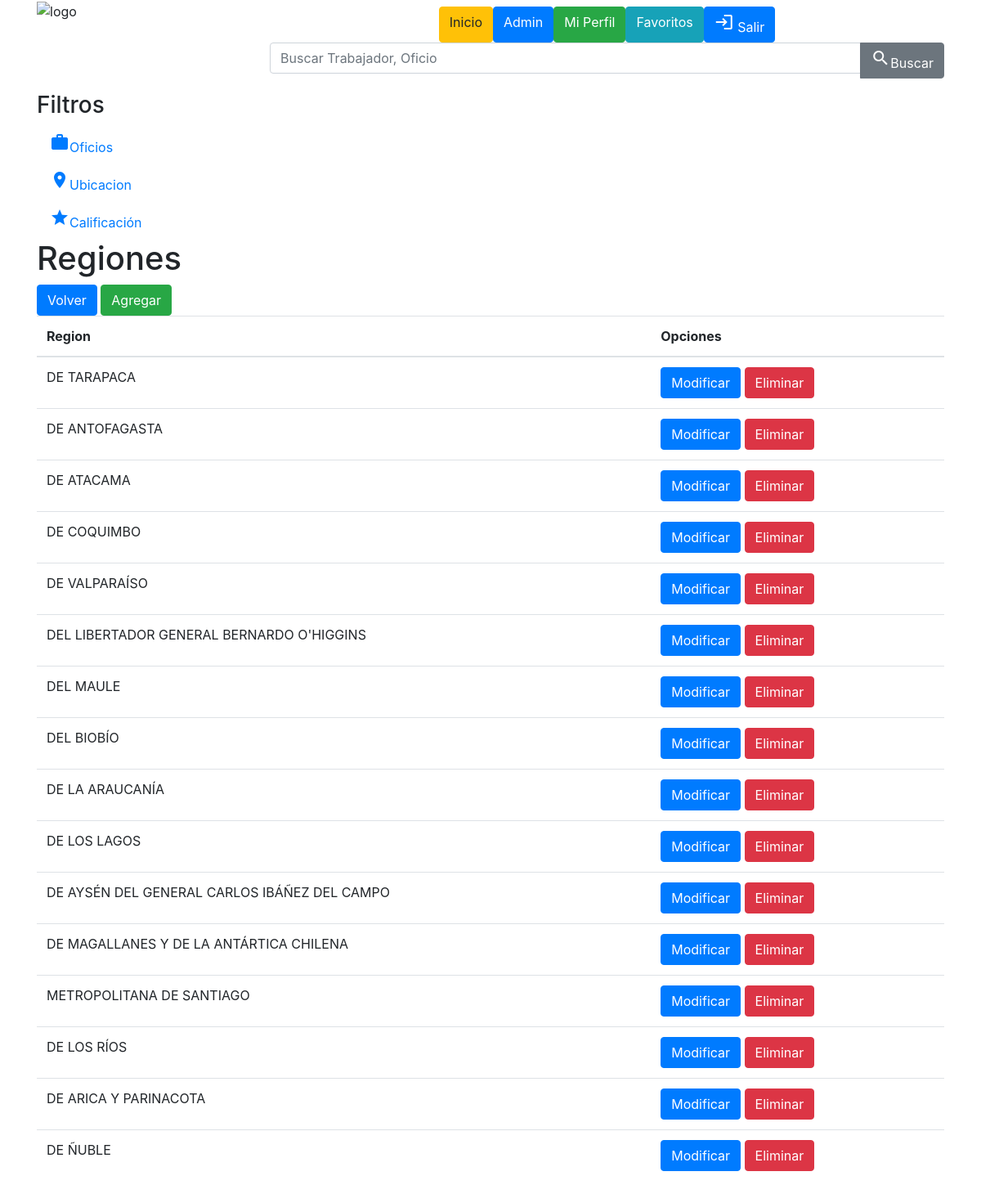
The page /admin/regiones/index.php (signed in) on the database its author committed.
### tables this page shows
CREATE TABLE IF NOT EXISTS `region` (
  `id_region` int NOT NULL AUTO_INCREMENT,
  `nombre_region` varchar(100) NOT NULL,
  `borrado` datetime DEFAULT NULL,
  PRIMARY KEY (`id_region`) USING BTREE
);

### config.php (called while the page is built)
<?php
    $site_config['PDO']['server']="127.0.0.1";
    $site_config['PDO']['db']="chileworkads";
    $site_config['PDO']['user']="chileworkads";
    $site_config['PDO']['pass']="chileworkads";
    $site_config['SITE']['base']=dirname(__FILE__).'/';
    $site_config['SITE']['URL']="http://190.47.174.39/chileworkads/";

### class/Db.php (called while the page is built, shortened)
<?php
class Db
{
    private $_host;
    private $_username;
    private $_password;
    private $_database;
    public $_connection;
    public function __construct()
    {
        global $site_config;
        require_once($site_config['SITE']['base'] . "//config.php");
        $this->_host = $site_config['PDO']['server'];
        $this->_database = $site_config['PDO']['db'];
        $this->_username = $site_config['PDO']['user'];
        $this->_password = $site_config['PDO']['pass'];
        if (!isset($this->_connection)) {
            return $this->conectar();
        }
    }
    private function conectar(){
            $this->_connection = mysqli_connect($this->_host, $this->_username, $this->_password, $this->_database);
            return TRUE;
    }
    function seleccionarObject($query = NULL,$obj=NULL)
    {
        $result = $this->_connection->query($query);
        if ($result->num_rows > 0) {
            $array = [];
          while($row = $result->fetch_object($obj)) {
            $array[] = $row;
          }
          return $array;
        }
    }
}

### functions.php (called while the page is built, shortened)
<?php
global $site_config;
require_once('config.php');
require_once($site_config['SITE']['base'] . '/class/Db.php');
require_once($site_config['SITE']['base'] . '/class/Region.php');
function regiones($filtro=[]){
    $conn = new Db();
    $query="SELECT *
        FROM region
        WHERE borrado IS NULL";
    return $conn->seleccionarObject($query,"Region");
}

### class/Region.php (called while the page is built, shortened)
<?php
include_once("Db.php");
class Region
{
    private $id_region;
    private $nombre_region;
    public function getId(){
        return $this->id_region;
    }
    public function getNombreRegion(){
        return $this->nombre_region;
    }
}

### admin/regiones/index.php (the view, shortened to what this page needs)
<?php require_once("../../functions.php"); ?>
<!DOCTYPE html>
<html lang="es">
<head>
        <link rel="stylesheet" href="<?=__URL__?>css/bootstrap.css">
        <link rel="stylesheet" href="<?=__URL__?>css/material-icons.css">
        <link rel="stylesheet" href="<?=__URL__?>css/css.css">
</head>
<body>
<?php require_once(__BASE__."nav.php");?>
    <div class="container">
        <h1>Regiones</h1>
        <a name="btn-volver" id="btn-add" class="btn btn-primary" href="../index.php" role="button">Volver</a>
        <a name="btn-add" id="btn-add" class="btn btn-success" href="./add.php" role="button">Agregar</a>
        <?php if (is_null($regiones)): ?>
            <h2>No hay Regiones</h2>
        <?php else: ?>
        <div class="table-responsive">
            <table class="table">
                <thead>
                    <tr>
                        <th>Region</th>
                        <th>Opciones</th>
                    </tr>
                </thead>
                <tbody>
                <?php foreach($regiones as $r) : ?>
                    <tr>
                        <td><?=$r->getNombreRegion()?></td>
                        <td><a name="btn-mod" id="btn-mod" class="btn btn-primary" href="./edit.php?id=<?=$r->getId()?>" role="button">Modificar</a>
                        <a name="btn-del" id="btn-del" class="btn btn-danger" onclick="return confirm('¿Está seguro?')" href="./delete.php?id=<?=$r->getId()?>" role="button">Eliminar</a></td>
                    </tr>
                <?php endforeach; ?>
                </tbody>
            </table>
        </div>
        <?php endif; ?>
    </div>
</body>
</html>

### rows shown on the page
region: nombre_region "DE TARAPACA"
region: nombre_region "DE ANTOFAGASTA"
region: nombre_region "DE ATACAMA"
region: nombre_region "DE COQUIMBO"
region: nombre_region "DE VALPARAÍSO"
region: nombre_region "DEL LIBERTADOR GENERAL BERNARDO O'HIGGINS"
region: nombre_region "DEL MAULE"
region: nombre_region "DEL BIOBÍO"
region: nombre_region "DE LA ARAUCANÍA"
region: nombre_region "DE LOS LAGOS"
region: nombre_region "DE AYSÉN DEL GENERAL CARLOS IBÁÑEZ DEL CAMPO"
region: nombre_region "DE MAGALLANES Y DE LA ANTÁRTICA CHILENA"
region: nombre_region "METROPOLITANA DE SANTIAGO"
region: nombre_region "DE LOS RÍOS"
region: nombre_region "DE ARICA Y PARINACOTA"
region: nombre_region "DE ÑUBLE"
